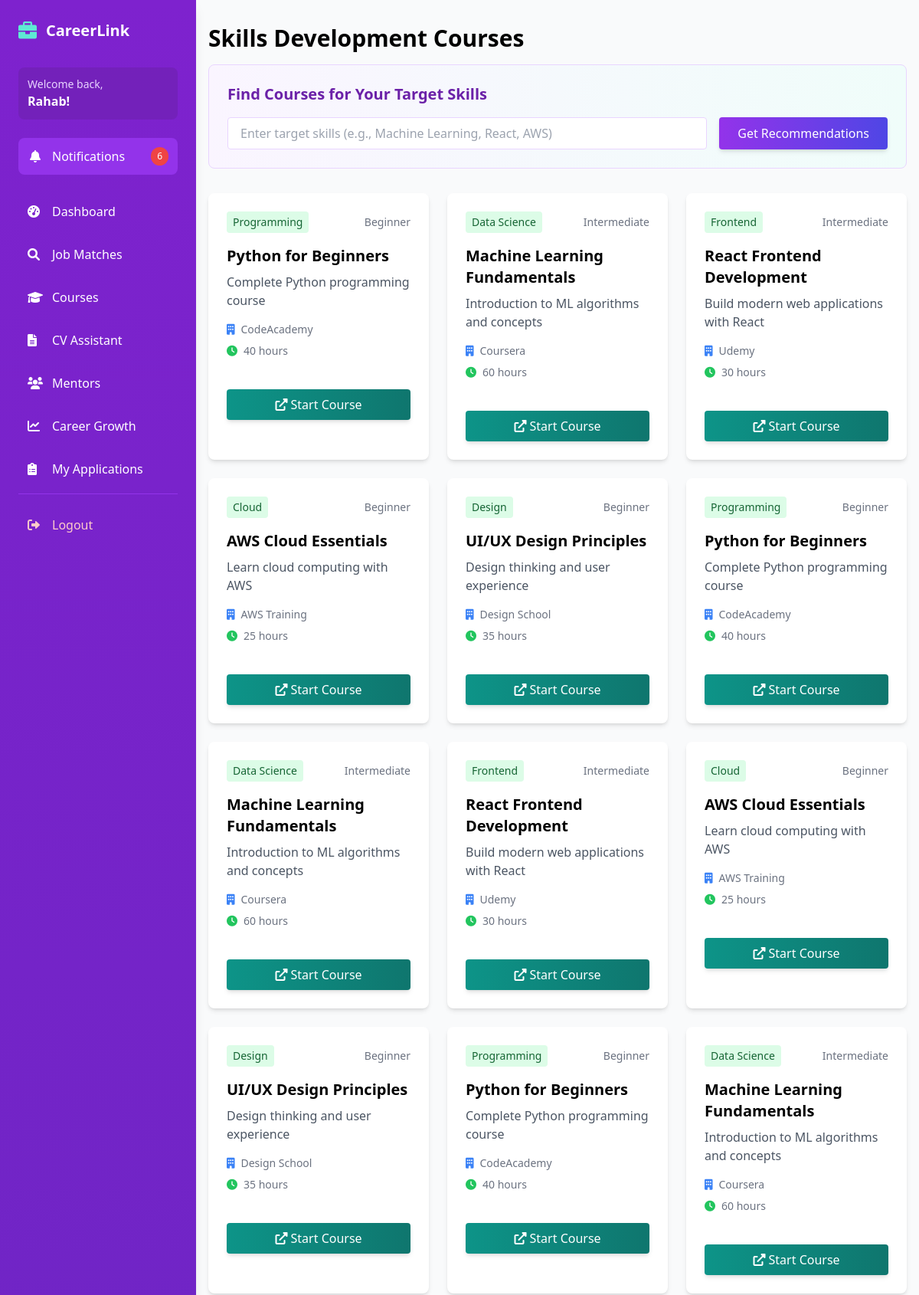
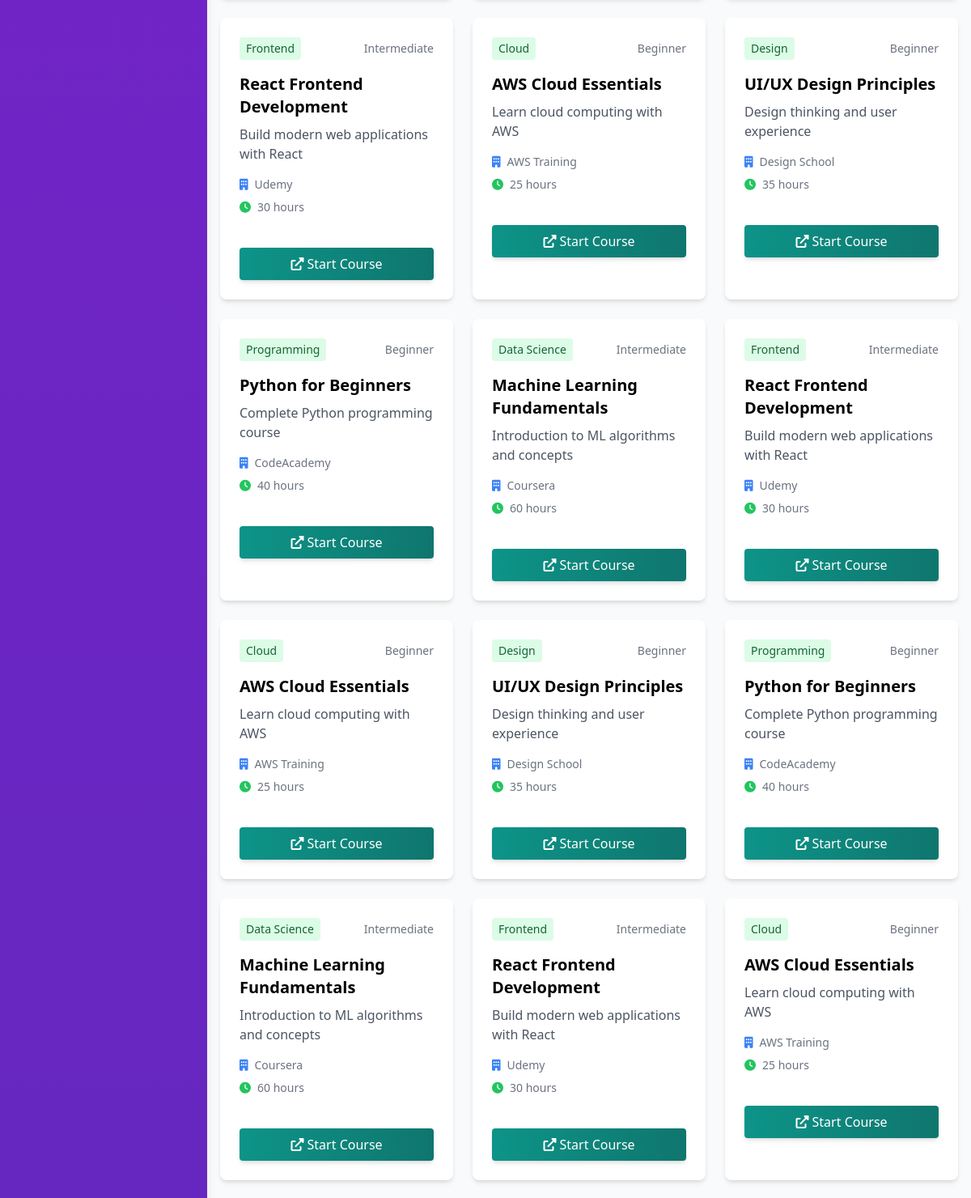
The page /courses (signed in, upper part) on the database its author committed (2 pictures, top to bottom).
### tables this page shows
CREATE TABLE courses (
            id INTEGER PRIMARY KEY AUTOINCREMENT,
            title TEXT NOT NULL,
            description TEXT NOT NULL,
            provider TEXT NOT NULL,
            skill_category TEXT NOT NULL,
            difficulty_level TEXT,
            duration TEXT,
            url TEXT
        );

### main.py (the view)
@app.route('/courses')
def courses():
    if 'user_id' not in session:
        return redirect(url_for('login'))
    target_skills = request.args.get('target_skills', '')
    user_skills = session.get('user_skills', '')
    if target_skills:
        recommendations = course_recommender.recommend_courses(user_skills, target_skills)
    else:
        conn = sqlite3.connect('careerlink.db')
        c = conn.cursor()
        c.execute('SELECT * FROM courses')
        courses_data = c.fetchall()
        conn.close()
        recommendations = []
        for course in courses_data:
            recommendations.append({
                'id': course[0],
                'title': course[1],
                'description': course[2],
                'provider': course[3],
                'skill_category': course[4],
                'difficulty_level': course[5],
                'duration': course[6],
                'url': course[7]
            })
    return render_template('courses.html', courses=recommendations)

### templates/courses.html (shortened to what this page needs)
{% extends "base.html" %}
{% block content %}
<div class="mb-8">
    <h1 class="text-3xl font-bold mb-4">Skills Development Courses</h1>
    <div class="bg-gradient-to-r from-purple-50 to-teal-50 p-6 rounded-lg mb-6 border border-purple-200">
        <h2 class="text-xl font-semibold mb-4 text-purple-800">Find Courses for Your Target Skills</h2>
        <form action="{{ url_for('courses') }}" method="GET" class="flex gap-4">
            <input type="text" name="target_skills" placeholder="Enter target skills (e.g., Machine Learning, React, AWS)"
                   class="flex-1 px-4 py-2 border border-purple-200 rounded focus:outline-none focus:border-purple-500 focus:ring-2 focus:ring-purple-200"
                   value="{{ request.args.get('target_skills', '') }}">
            <button type="submit" class="bg-gradient-to-r from-purple-600 to-indigo-600 text-white px-6 py-2 rounded hover:from-purple-700 hover:to-indigo-700 transition shadow-md">
                Get Recommendations
            </button>
        </form>
    </div>
</div>
<div class="grid grid-cols-1 md:grid-cols-2 lg:grid-cols-3 gap-6">
    {% for course in courses %}
    <div class="bg-white rounded-lg shadow-md overflow-hidden">
        <div class="p-6">
            <div class="flex items-center justify-between mb-4">
                <span class="bg-green-100 text-green-800 px-2 py-1 rounded text-sm">{{ course.skill_category }}</span>
                <span class="text-gray-500 text-sm">{{ course.difficulty_level }}</span>
            </div>
            <h3 class="text-xl font-bold mb-2">{{ course.title }}</h3>
            <p class="text-gray-600 mb-4">{{ course.description }}</p>
            <div class="mb-4">
                <div class="flex items-center text-sm text-gray-500 space-y-1">
                    <div class="flex items-center mb-2">
                        <i class="fas fa-building text-blue-500 mr-2"></i>
                        <span>{{ course.provider }}</span>
                    </div>
                </div>
                <div class="flex items-center text-sm text-gray-500">
                    <i class="fas fa-clock text-green-500 mr-2"></i>
                    <span>{{ course.duration }}</span>
                </div>
            </div>
        </div>
        <div class="px-6 pb-6">
            <a href="{{ course.url }}" target="_blank"
               class="w-full bg-gradient-to-r from-teal-600 to-teal-700 text-white py-2 px-4 rounded hover:from-teal-700 hover:to-teal-800 transition text-center block shadow-md">
                <i class="fas fa-external-link-alt"></i> Start Course
            </a>
        </div>
    </div>
    {% endfor %}
</div>
{% endblock %}

### rows shown on the page
courses: skill_category "Programming", difficulty_level "Beginner", title "Python for Beginners", description "Complete Python programming course", provider "CodeAcademy", duration "40 hours"
courses: skill_category "Data Science", difficulty_level "Intermediate", title "Machine Learning Fundamentals", description "Introduction to ML algorithms and concepts", provider "Coursera", duration "60 hours"
courses: skill_category "Frontend", difficulty_level "Intermediate", title "React Frontend Development", description "Build modern web applications with React", provider "Udemy", duration "30 hours"
courses: skill_category "Cloud", difficulty_level "Beginner", title "AWS Cloud Essentials", description "Learn cloud computing with AWS", provider "AWS Training", duration "25 hours"
courses: skill_category "Design", difficulty_level "Beginner", title "UI/UX Design Principles", description "Design thinking and user experience", provider "Design School", duration "35 hours"
courses: skill_category "Programming", difficulty_level "Beginner", title "Python for Beginners", description "Complete Python programming course", provider "CodeAcademy", duration "40 hours"
courses: skill_category "Data Science", difficulty_level "Intermediate", title "Machine Learning Fundamentals", description "Introduction to ML algorithms and concepts", provider "Coursera", duration "60 hours"
courses: skill_category "Frontend", difficulty_level "Intermediate", title "React Frontend Development", description "Build modern web applications with React", provider "Udemy", duration "30 hours"
courses: skill_category "Cloud", difficulty_level "Beginner", title "AWS Cloud Essentials", description "Learn cloud computing with AWS", provider "AWS Training", duration "25 hours"
courses: skill_category "Design", difficulty_level "Beginner", title "UI/UX Design Principles", description "Design thinking and user experience", provider "Design School", duration "35 hours"
courses: skill_category "Programming", difficulty_level "Beginner", title "Python for Beginners", description "Complete Python programming course", provider "CodeAcademy", duration "40 hours"
courses: skill_category "Data Science", difficulty_level "Intermediate", title "Machine Learning Fundamentals", description "Introduction to ML algorithms and concepts", provider "Coursera", duration "60 hours"
courses: skill_category "Frontend", difficulty_level "Intermediate", title "React Frontend Development", description "Build modern web applications with React", provider "Udemy", duration "30 hours"
courses: skill_category "Cloud", difficulty_level "Beginner", title "AWS Cloud Essentials", description "Learn cloud computing with AWS", provider "AWS Training", duration "25 hours"
courses: skill_category "Design", difficulty_level "Beginner", title "UI/UX Design Principles", description "Design thinking and user experience", provider "Design School", duration "35 hours"
courses: skill_category "Programming", difficulty_level "Beginner", title "Python for Beginners", description "Complete Python programming course", provider "CodeAcademy", duration "40 hours"
courses: skill_category "Data Science", difficulty_level "Intermediate", title "Machine Learning Fundamentals", description "Introduction to ML algorithms and concepts", provider "Coursera", duration "60 hours"
courses: skill_category "Frontend", difficulty_level "Intermediate", title "React Frontend Development", description "Build modern web applications with React", provider "Udemy", duration "30 hours"
courses: skill_category "Cloud", difficulty_level "Beginner", title "AWS Cloud Essentials", description "Learn cloud computing with AWS", provider "AWS Training", duration "25 hours"
courses: skill_category "Design", difficulty_level "Beginner", title "UI/UX Design Principles", description "Design thinking and user experience", provider "Design School", duration "35 hours"
courses: skill_category "Programming", difficulty_level "Beginner", title "Python for Beginners", description "Complete Python programming course", provider "CodeAcademy", duration "40 hours"
courses: skill_category "Data Science", difficulty_level "Intermediate", title "Machine Learning Fundamentals", description "Introduction to ML algorithms and concepts", provider "Coursera", duration "60 hours"
courses: skill_category "Frontend", difficulty_level "Intermediate", title "React Frontend Development", description "Build modern web applications with React", provider "Udemy", duration "30 hours"
courses: skill_category "Cloud", difficulty_level "Beginner", title "AWS Cloud Essentials", description "Learn cloud computing with AWS", provider "AWS Training", duration "25 hours"

### other values the page prints
{{ session.username }} "Rahab"
